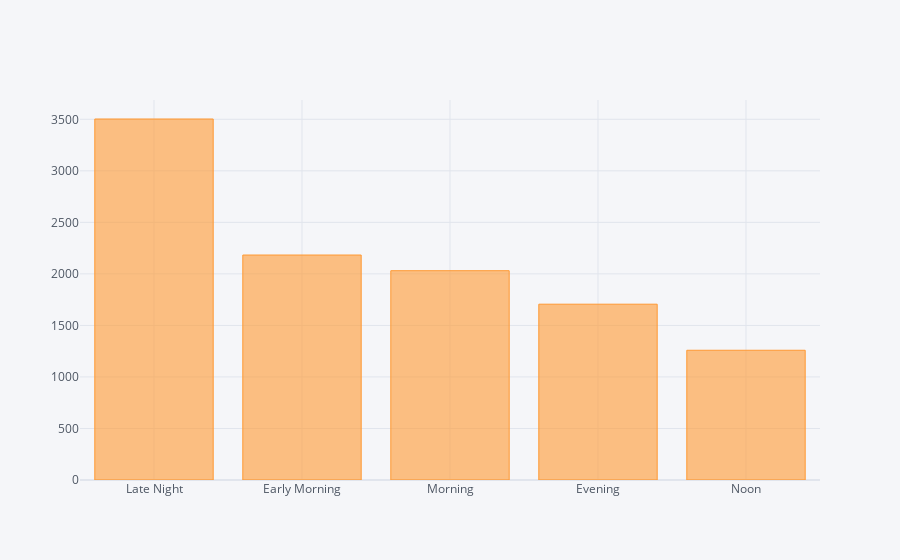

Here is the notebook cell this chart was saved with:
### Code cell
data['Dep_Timehour'].apply(flight_dep_time).value_counts().iplot(kind='bar')

### Figure 1 — Plotly figure (JSON) as saved in the notebook; plotly's stock layout.template omitted (floating-point values rounded to 4 significant figures)
{"data": [{"marker": {"color": "rgba(255, 153, 51, 0.6)", "line": {"color": "rgba(255, 153, 51, 1.0)", "width": 1}}, "name": "Dep_Timehour", "orientation": "v", "text": "", "type": "bar", "x": ["Late Night", "Early Morning", "Morning", "Evening", "Noon"], "y": [3503, 2183, 2031, 1706, 1259]}], "layout": {"legend": {"bgcolor": "#F5F6F9", "font": {"color": "#4D5663"}}, "paper_bgcolor": "#F5F6F9", "plot_bgcolor": "#F5F6F9", "title": {"font": {"color": "#4D5663"}}, "xaxis": {"gridcolor": "#E1E5ED", "showgrid": true, "tickfont": {"color": "#4D5663"}, "title": {"font": {"color": "#4D5663"}, "text": ""}, "zerolinecolor": "#E1E5ED"}, "yaxis": {"gridcolor": "#E1E5ED", "showgrid": true, "tickfont": {"color": "#4D5663"}, "title": {"font": {"color": "#4D5663"}, "text": ""}, "zerolinecolor": "#E1E5ED"}}}
